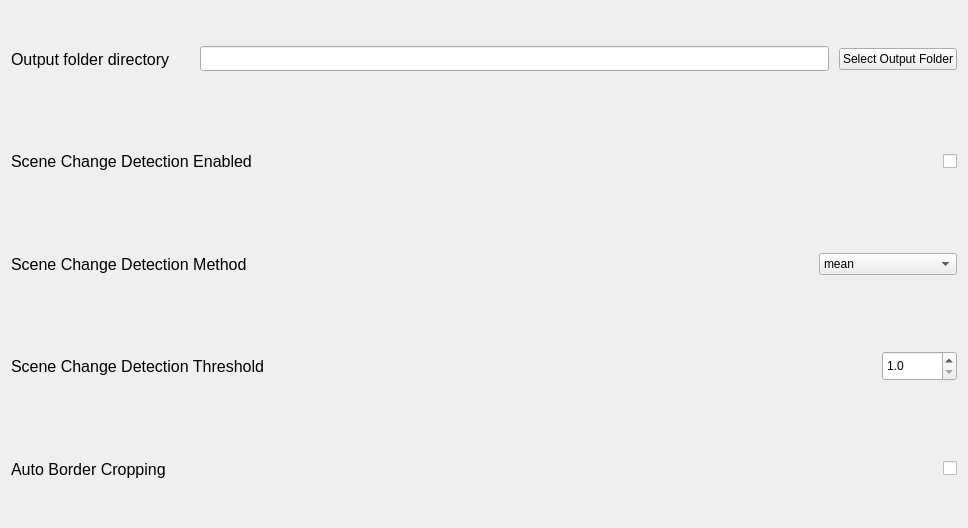
                           <widget class="QWidget" name="scrollAreaWidgetContents_3">
                            <property name="geometry">
                             <rect>
                              <x>0</x>
                              <y>0</y>
                              <width>968</width>
                              <height>528</height>
                             </rect>
                            </property>
                            <layout class="QVBoxLayout" name="verticalLayout_25">
                             <item>
                              <widget class="QWidget" name="outputFileLocationContianer" native="true">
                               <layout class="QHBoxLayout" name="horizontalLayout_19">
                                <property name="spacing">
                                 <number>10</number>
                                </property>
                                <property name="leftMargin">
                                 <number>0</number>
                                </property>
                                <property name="topMargin">
                                 <number>0</number>
                                </property>
                                <property name="rightMargin">
                                 <number>0</number>
                                </property>
                                <property name="bottomMargin">
                                 <number>0</number>
                                </property>
                                <item>
                                 <widget class="QLabel" name="encoderLabel_3">
                                  <property name="font">
                                   <font>
                                    <pointsize>12</pointsize>
                                   </font>
                                  </property>
                                  <property name="text">
                                   <string>Output folder directory</string>
                                  </property>
                                 </widget>
                                </item>
                                <item>
                                 <spacer name="horizontalSpacer_11">
                                  <property name="orientation">
                                   <enum>Qt::Orientation::Horizontal</enum>
                                  </property>
                                  <property name="sizeType">
                                   <enum>QSizePolicy::Policy::Minimum</enum>
                                  </property>
                                  <property name="sizeHint" stdset="0">
                                   <size>
                                    <width>20</width>
                                    <height>20</height>
                                   </size>
                                  </property>
                                 </spacer>
                                </item>
                                <item>
                                 <widget class="QLineEdit" name="output_folder_location">
                                  <property name="minimumSize">
                                   <size>
                                    <width>0</width>
                                    <height>25</height>
                                   </size>
                                  </property>
                                 </widget>
                                </item>
                                <item>
                                 <widget class="QPushButton" name="select_output_folder_location_btn">
                                  <property name="text">
                                   <string>Select Output Folder</string>
                                  </property>
                                 </widget>
                                </item>
                               </layout>
                              </widget>
                             </item>
                             <item>
                              <widget class="QWidget" name="sceneChangeDetectionSettingContainer" native="true">
                               <layout class="QHBoxLayout" name="horizontalLayout_17">
                                <property name="spacing">
                                 <number>10</number>
                                </property>
                                <property name="leftMargin">
                                 <number>0</number>
                                </property>
                                <property name="topMargin">
                                 <number>0</number>
                                </property>
                                <property name="rightMargin">
                                 <number>0</number>
                                </property>
                                <property name="bottomMargin">
                                 <number>0</number>
                                </property>
                                <item>
                                 <widget class="QLabel" name="label_20">
                                  <property name="font">
                                   <font>
                                    <pointsize>12</pointsize>
                                   </font>
                                  </property>
                                  <property name="text">
                                   <string>Scene Change Detection Enabled</string>
                                  </property>
                                 </widget>
                                </item>
                                <item>
                                 <spacer name="horizontalSpacer_3">
                                  <property name="orientation">
                                   <enum>Qt::Orientation::Horizontal</enum>
                                  </property>
                                  <property name="sizeHint" stdset="0">
                                   <size>
                                    <width>40</width>
                                    <height>20</height>
                                   </size>
                                  </property>
                                 </spacer>
                                </item>
                                <item>
                                 <widget class="QLabel" name="label_24">
                                  <property name="maximumSize">
                                   <size>
                                    <width>25</width>
                                    <height>25</height>
                                   </size>
                                  </property>
                                  <property name="toolTip">
                                   <string>&lt;html&gt;&lt;head/&gt;&lt;body&gt;&lt;p&gt;&lt;span style=&quot; font-weight:700;&quot;&gt;Scene Change Detection Enabled:&lt;/span&gt;&lt;/p&gt;&lt;p&gt;- Enabled: Attempts to detect when scenes change in a video. &lt;/p&gt;&lt;p&gt;   When running an interpolation, it will avoide interpolating over these scene changes.&lt;/p&gt;&lt;/body&gt;&lt;/html&gt;</string>
                                  </property>
                                  <property name="text">
                                   <string/>
                                  </property>
                                  <property name="pixmap">
                                   <pixmap resource="resources.qrc">:/icons/icons/info.svg</pixmap>
                                  </property>
                                  <property name="scaledContents">
                                   <bool>true</bool>
                                  </property>
                                 </widget>
                                </item>
                                <item>
                                 <widget class="QCheckBox" name="scene_change_detection_enabled">
                                  <property name="text">
                                   <string/>
                                  </property>
                                 </widget>
                                </item>
                               </layout>
                              </widget>
                             </item>
                             <item>
                              <widget class="QWidget" name="widget_12" native="true">
                               <layout class="QHBoxLayout" name="horizontalLayout_27">
                                <property name="spacing">
                                 <number>10</number>
                                </property>
                                <property name="leftMargin">
                                 <number>0</number>
                                </property>
                                <property name="topMargin">
                                 <number>0</number>
                                </property>
                                <property name="rightMargin">
                                 <number>0</number>
                                </property>
                                <property name="bottomMargin">
                                 <number>0</number>
                                </property>
                                <item>
                                 <widget class="QLabel" name="label_37">
                                  <property name="font">
                                   <font>
                                    <pointsize>12</pointsize>
                                   </font>
                                  </property>
                                  <property name="text">
                                   <string>Scene Change Detection Method</string>
                                  </property>
                                 </widget>
                                </item>
                                <item>
                                 <spacer name="horizontalSpacer_13">
                                  <property name="orientation">
                                   <enum>Qt::Orientation::Horizontal</enum>
                                  </property>
                                  <property name="sizeHint" stdset="0">
                                   <size>
                                    <width>305</width>
                                    <height>20</height>
                                   </size>
                                  </property>
                                 </spacer>
                                </item>
                                <item>
                                 <widget class="QLabel" name="label_38">
                                  <property name="maximumSize">
                                   <size>
                                    <width>25</width>
                                    <height>25</height>
                                   </size>
                                  </property>
                                  <property name="toolTip">
                                   <string>&lt;html&gt;&lt;head/&gt;&lt;body&gt;&lt;p&gt;&lt;span style=&quot; font-weight:700;&quot;&gt;Scene Change Detection Method&lt;/span&gt;&lt;/p&gt;&lt;p&gt;- mean: fastest, least accurate&lt;/p&gt;&lt;p&gt;- mean (segmented): fast, prone to overdetection&lt;/p&gt;&lt;p&gt;- pyscenedetect: slow, accuate &lt;span style=&quot; font-weight:700;&quot;&gt;(Recommended)&lt;/span&gt;&lt;/p&gt;&lt;/body&gt;&lt;/html&gt;</string>
                                  </property>
                                  <property name="text">
                                   <string/>
                                  </property>
                                  <property name="pixmap">
                                   <pixmap resource="resources.qrc">:/icons/icons/info.svg</pixmap>
                                  </property>
                                  <property name="scaledContents">
                                   <bool>true</bool>
                                  </property>
                                 </widget>
                                </item>
                                <item>
                                 <widget class="QComboBox" name="scene_change_detection_method">
                                  <item>
                                   <property name="text">
                                    <string>mean</string>
                                   </property>
                                  </item>
                                  <item>
                                   <property name="text">
                                    <string>mean_segmented</string>
                                   </property>
                                  </item>
                                  <item>
                                   <property name="text">
                                    <string>sudo_scene_detect</string>
                                   </property>
                                  </item>
                                  <item>
                                   <property name="text">
                                    <string>pyscenedetect</string>
                                   </property>
                                  </item>
                                 </widget>
                                </item>
                               </layout>
                              </widget>
                             </item>
                             <item>
                              <widget class="QWidget" name="widget_7" native="true">
                               <layout class="QHBoxLayout" name="horizontalLayout_14">
                                <property name="spacing">
                                 <number>10</number>
                                </property>
                                <property name="leftMargin">
                                 <number>0</number>
                                </property>
                                <property name="topMargin">
                                 <number>0</number>
                                </property>
                                <property name="rightMargin">
                                 <number>0</number>
                                </property>
                                <property name="bottomMargin">
                                 <number>0</number>
                                </property>
                                <item>
                                 <widget class="QLabel" name="label_30">
                                  <property name="font">
                                   <font>
                                    <pointsize>12</pointsize>
                                   </font>
                                  </property>
                                  <property name="text">
                                   <string>Scene Change Detection Threshold</string>
                                  </property>
                                 </widget>
                                </item>
                                <item>
                                 <spacer name="horizontalSpacer_6">
                                  <property name="orientation">
                                   <enum>Qt::Orientation::Horizontal</enum>
                                  </property>
                                  <property name="sizeHint" stdset="0">
                                   <size>
                                    <width>305</width>
                                    <height>20</height>
                                   </size>
                                  </property>
                                 </spacer>
                                </item>
                                <item>
                                 <widget class="QLabel" name="label_31">
                                  <property name="maximumSize">
                                   <size>
                                    <width>25</width>
                                    <height>25</height>
                                   </size>
                                  </property>
                                  <property name="toolTip">
                                   <string>&lt;html&gt;&lt;head/&gt;&lt;body&gt;&lt;p&gt;&lt;span style=&quot; font-weight:700;&quot;&gt;Scene Change Detection Threshold&lt;/span&gt;&lt;/p&gt;&lt;p&gt; - Lower number: &lt;span style=&quot; font-weight:700;&quot;&gt;higher&lt;/span&gt; chance of detecting scene changes, with risk of &lt;span style=&quot; font-weight:700;&quot;&gt;overdetection&lt;/span&gt;.&lt;/p&gt;&lt;p&gt; - Higher number: &lt;span style=&quot; font-weight:700;&quot;&gt;lower &lt;/span&gt;chance of detecting scene changes, with risk of &lt;span style=&quot; font-weight:700;&quot;&gt;underdetection.&lt;/span&gt;&lt;/p&gt;&lt;p&gt;   - &lt;span style=&quot; font-weight:700;&quot;&gt;Recommended: &lt;/span&gt;2-3 for real life, 4 for animation.&lt;/p&gt;&lt;/body&gt;&lt;/html&gt;</string>
                                  </property>
                                  <property name="text">
                                   <string/>
                                  </property>
                                  <property name="pixmap">
                                   <pixmap resource="resources.qrc">:/icons/icons/info.svg</pixmap>
                                  </property>
                                  <property name="scaledContents">
                                   <bool>true</bool>
                                  </property>
                                 </widget>
                                </item>
                                <item>
                                 <widget class="QDoubleSpinBox" name="scene_change_detection_threshold">
                                  <property name="minimumSize">
                                   <size>
                                    <width>75</width>
                                    <height>30</height>
                                   </size>
                                  </property>
                                  <property name="decimals">
                                   <number>1</number>
                                  </property>
                                  <property name="minimum">
                                   <double>1.000000000000000</double>
                                  </property>
                                  <property name="maximum">
                                   <double>10.000000000000000</double>
                                  </property>
                                 </widget>
                                </item>
                               </layout>
                              </widget>
                             </item>
                             <item>
                              <widget class="QWidget" name="widget_9" native="true">
                               <layout class="QHBoxLayout" name="horizontalLayout_25">
                                <property name="spacing">
                                 <number>6</number>
                                </property>
                                <property name="leftMargin">
                                 <number>0</number>
                                </property>
                                <property name="topMargin">
                                 <number>0</number>
                                </property>
                                <property name="rightMargin">
                                 <number>0</number>
                                </property>
                                <property name="bottomMargin">
                                 <number>0</number>
                                </property>
                                <item>
                                 <widget class="QLabel" name="label_48">
                                  <property name="font">
                                   <font>
                                    <pointsize>12</pointsize>
                                   </font>
                                  </property>
                                  <property name="text">
                                   <string>Auto Border Cropping</string>
                                  </property>
                                 </widget>
                                </item>
                                <item>
                                 <spacer name="horizontalSpacer_10">
                                  <property name="orientation">
                                   <enum>Qt::Orientation::Horizontal</enum>
                                  </property>
                                  <property name="sizeHint" stdset="0">
                                   <size>
                                    <width>468</width>
                                    <height>20</height>
                                   </size>
                                  </property>
                                 </spacer>
                                </item>
                                <item>
                                 <widget class="QLabel" name="label_47">
                                  <property name="maximumSize">
                                   <size>
                                    <width>25</width>
                                    <height>25</height>
                                   </size>
                                  </property>
                                  <property name="toolTip">
                                   <string>&lt;html&gt;&lt;head/&gt;&lt;body&gt;&lt;p&gt;&lt;span style=&quot; font-weight:700;&quot;&gt;Audo Border Cropping:&lt;/span&gt;&lt;/p&gt;&lt;p&gt;- Will automatically remove black bars if they are present throughout a video, can increase performance.&lt;/p&gt;&lt;/body&gt;&lt;/html&gt;</string>
                                  </property>
                                  <property name="text">
                                   <string/>
                                  </property>
                                  <property name="pixmap">
                                   <pixmap resource="resources.qrc">:/icons/icons/info.svg</pixmap>
                                  </property>
                                  <property name="scaledContents">
                                   <bool>true</bool>
                                  </property>
                                 </widget>
                                </item>
                                <item>
                                 <widget class="QCheckBox" name="auto_border_cropping">
                                  <property name="text">
                                   <string/>
                                  </property>
                                 </widget>
                                </item>
                               </layout>
                              </widget>
                             </item>
                            </layout>
                           </widget>
